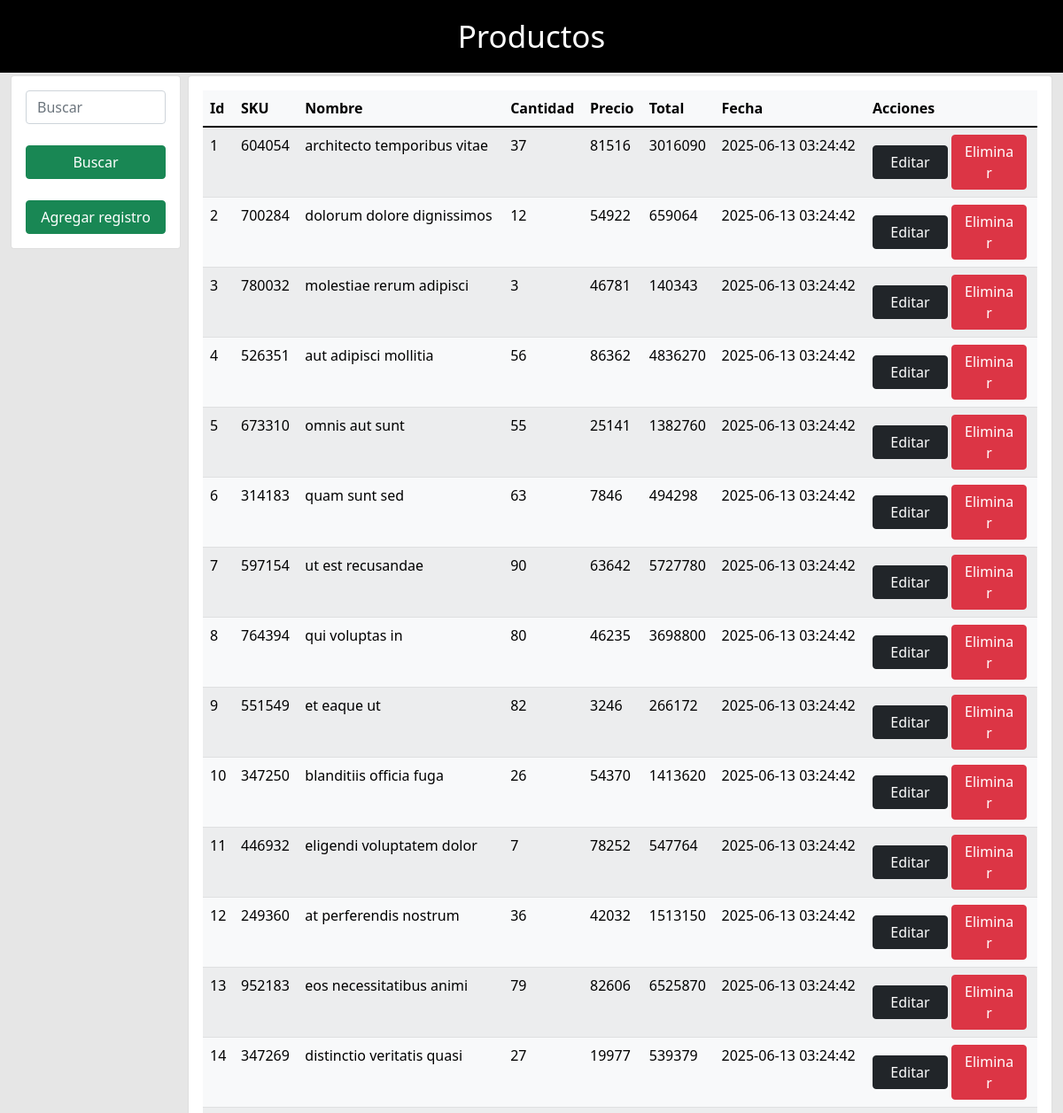
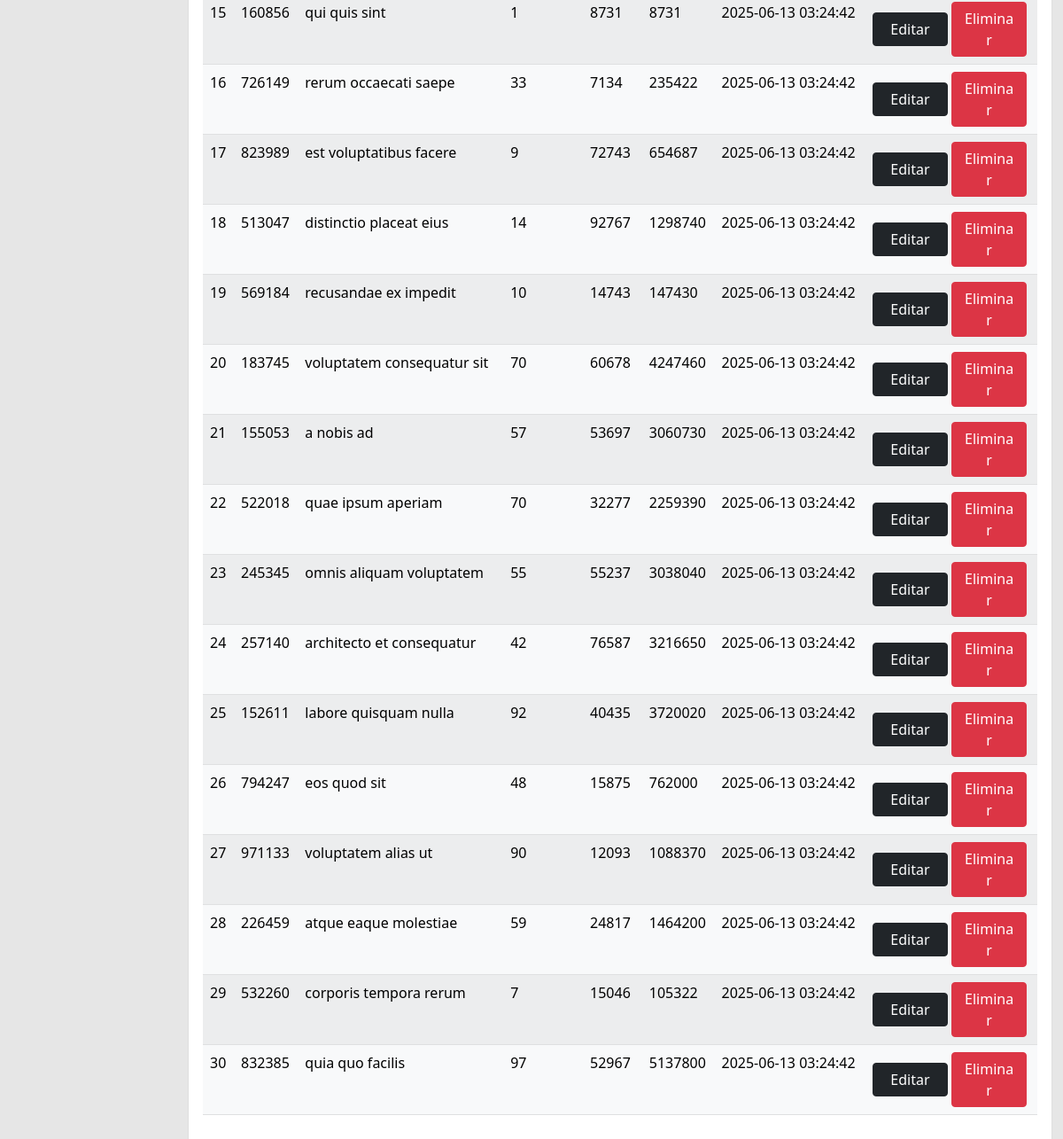
The page / on the database its author committed (2 pictures, top to bottom).
### tables this page shows
CREATE TABLE IF NOT EXISTS `productos` (
  `id` int(11) NOT NULL AUTO_INCREMENT,
  `sku` int(11) NOT NULL,
  `nombre` varchar(255) NOT NULL,
  `descripcion` text,
  `cantidad` float NOT NULL DEFAULT '0',
  `precio` float NOT NULL DEFAULT '0',
  `total` float NOT NULL DEFAULT '0',
  `fecha_creacion` timestamp NOT NULL DEFAULT CURRENT_TIMESTAMP,
  PRIMARY KEY (`id`),
  UNIQUE KEY `sku` (`sku`)
);

### index.php (the view, shortened to what this page needs)
<!DOCTYPE html>
<html lang="en">
<head>
    <link href="https://cdn.jsdelivr.net/npm/bootstrap@5.1.3/dist/css/bootstrap.min.css" rel="stylesheet">
</head>
<body>
    <?php
    include 'conexion.php';
    $sqlConsulta = "select * from productos";
    $resultado = mysqli_query($con, $sqlConsulta);
    ?>
    <div id="titulo">
        <h3>Productos</h3>
    </div>
    <div class="container-fluid">
        <div class="row">
            <div class="col-md-2">
                <div id="tarjetaFija" class="card card-body">
                    <form action="" method="POSt">
                        <div class="form-group">
                            <input class="form-control" type="text" name="buscador" placeholder="Buscar" autofocus>
                        </div><br>
                        <input class="btn btn-success" type="submit" name="buscar" value="Buscar">
                    </form><br>
                    <div><a class="btn btn-success" href="ingresar.php">Agregar registro</a></div>
                </div>
            </div>
            <div class="col-md-10">
                <div class="card card-body">
                    <div class="table-responsive">
                        <table class="table table-light table-striped table-hover">
                            <thead>
                                <tr>
                                    <th>Id</th>
                                    <th>SKU</th>
                                    <th>Nombre</th>
                                    <th>Cantidad</th>
                                    <th>Precio</th>
                                    <th>Total</th>
                                    <th>Fecha</th>
                                    <th>Acciones</th>
                                </tr>
                            </thead>
                            <tbody>
                                <?php while ($filas = mysqli_fetch_assoc($resultado)) { ?>
                                    <tr>
                                        <td><?php echo $filas['id'] ?></td>
                                        <td><?php echo $filas['sku'] ?></td>
                                        <td><?php echo $filas['nombre'] ?></td>
                                        <td><?php echo $filas['cantidad'] ?></td>
                                        <td><?php echo $filas['precio'] ?></td>
                                        <td><?php echo $filas['total'] ?></td>
                                        <td><?php echo $filas['fecha_creacion'] ?></td>
                                        <td>
                                            <a id="boton" class="btn btn-dark" href="editar.php?id=<?php echo $filas['id'] ?>">Editar</a>
                                            <a id="boton" class="btn btn-danger" href="eliminar.php?id=<?php echo $filas['id'] ?>">Eliminar</a>
                                        </td>
                                    </tr>
                                <?php } ?>
                            </tbody>
                        </table>
                    </div>
                </div>
            </div>
        </div>
    </div>
</body>
</html>

### index.php (style rules this page uses)
body { background-color: rgba(216, 216, 216, 0.637); font-family: 'Segoe UI', Tahoma, Geneva, Verdana, sans-serif; margin-top: 85px; }
#titulo { position: fixed; top: 0; background-color: black; color: white; width: 100%; z-index: 10; }
h3 { text-align: center; margin: 20px auto; font-size: 35px; }
form { text-align: center; }
input[type="submit"], a { width: 100%; }
#boton { width: 85px; }
@media screen and (min-width: 800px) { #tarjetaFija { position: fixed; width: 16%; } }

### rows shown on the page
productos: id "1", sku "604054", nombre "architecto temporibus vitae", cantidad "37", precio "81516", total "3016090", fecha_creacion "2025-06-13 03:24:42"
productos: id "2", sku "700284", nombre "dolorum dolore dignissimos", cantidad "12", precio "54922", total "659064", fecha_creacion "2025-06-13 03:24:42"
productos: id "3", sku "780032", nombre "molestiae rerum adipisci", cantidad "3", precio "46781", total "140343", fecha_creacion "2025-06-13 03:24:42"
productos: id "4", sku "526351", nombre "aut adipisci mollitia", cantidad "56", precio "86362", total "4836270", fecha_creacion "2025-06-13 03:24:42"
productos: id "5", sku "673310", nombre "omnis aut sunt", cantidad "55", precio "25141", total "1382760", fecha_creacion "2025-06-13 03:24:42"
productos: id "6", sku "314183", nombre "quam sunt sed", cantidad "63", precio "7846", total "494298", fecha_creacion "2025-06-13 03:24:42"
productos: id "7", sku "597154", nombre "ut est recusandae", cantidad "90", precio "63642", total "5727780", fecha_creacion "2025-06-13 03:24:42"
productos: id "8", sku "764394", nombre "qui voluptas in", cantidad "80", precio "46235", total "3698800", fecha_creacion "2025-06-13 03:24:42"
productos: id "9", sku "551549", nombre "et eaque ut", cantidad "82", precio "3246", total "266172", fecha_creacion "2025-06-13 03:24:42"
productos: id "10", sku "347250", nombre "blanditiis officia fuga", cantidad "26", precio "54370", total "1413620", fecha_creacion "2025-06-13 03:24:42"
productos: id "11", sku "446932", nombre "eligendi voluptatem dolor", cantidad "7", precio "78252", total "547764", fecha_creacion "2025-06-13 03:24:42"
productos: id "12", sku "249360", nombre "at perferendis nostrum", cantidad "36", precio "42032", total "1513150", fecha_creacion "2025-06-13 03:24:42"
productos: id "13", sku "952183", nombre "eos necessitatibus animi", cantidad "79", precio "82606", total "6525870", fecha_creacion "2025-06-13 03:24:42"
productos: id "14", sku "347269", nombre "distinctio veritatis quasi", cantidad "27", precio "19977", total "539379", fecha_creacion "2025-06-13 03:24:42"
productos: id "15", sku "160856", nombre "qui quis sint", cantidad "1", precio "8731", total "8731", fecha_creacion "2025-06-13 03:24:42"
productos: id "16", sku "726149", nombre "rerum occaecati saepe", cantidad "33", precio "7134", total "235422", fecha_creacion "2025-06-13 03:24:42"
productos: id "17", sku "823989", nombre "est voluptatibus facere", cantidad "9", precio "72743", total "654687", fecha_creacion "2025-06-13 03:24:42"
productos: id "18", sku "513047", nombre "distinctio placeat eius", cantidad "14", precio "92767", total "1298740", fecha_creacion "2025-06-13 03:24:42"
productos: id "19", sku "569184", nombre "recusandae ex impedit", cantidad "10", precio "14743", total "147430", fecha_creacion "2025-06-13 03:24:42"
productos: id "20", sku "183745", nombre "voluptatem consequatur sit", cantidad "70", precio "60678", total "4247460", fecha_creacion "2025-06-13 03:24:42"
productos: id "21", sku "155053", nombre "a nobis ad", cantidad "57", precio "53697", total "3060730", fecha_creacion "2025-06-13 03:24:42"
productos: id "22", sku "522018", nombre "quae ipsum aperiam", cantidad "70", precio "32277", total "2259390", fecha_creacion "2025-06-13 03:24:42"
productos: id "23", sku "245345", nombre "omnis aliquam voluptatem", cantidad "55", precio "55237", total "3038040", fecha_creacion "2025-06-13 03:24:42"
productos: id "24", sku "257140", nombre "architecto et consequatur", cantidad "42", precio "76587", total "3216650", fecha_creacion "2025-06-13 03:24:42"
productos: id "25", sku "152611", nombre "labore quisquam nulla", cantidad "92", precio "40435", total "3720020", fecha_creacion "2025-06-13 03:24:42"
productos: id "26", sku "794247", nombre "eos quod sit", cantidad "48", precio "15875", total "762000", fecha_creacion "2025-06-13 03:24:42"
productos: id "27", sku "971133", nombre "voluptatem alias ut", cantidad "90", precio "12093", total "1088370", fecha_creacion "2025-06-13 03:24:42"
productos: id "28", sku "226459", nombre "atque eaque molestiae", cantidad "59", precio "24817", total "1464200", fecha_creacion "2025-06-13 03:24:42"
productos: id "29", sku "532260", nombre "corporis tempora rerum", cantidad "7", precio "15046", total "105322", fecha_creacion "2025-06-13 03:24:42"
productos: id "30", sku "832385", nombre "quia quo facilis", cantidad "97", precio "52967", total "5137800", fecha_creacion "2025-06-13 03:24:42"
